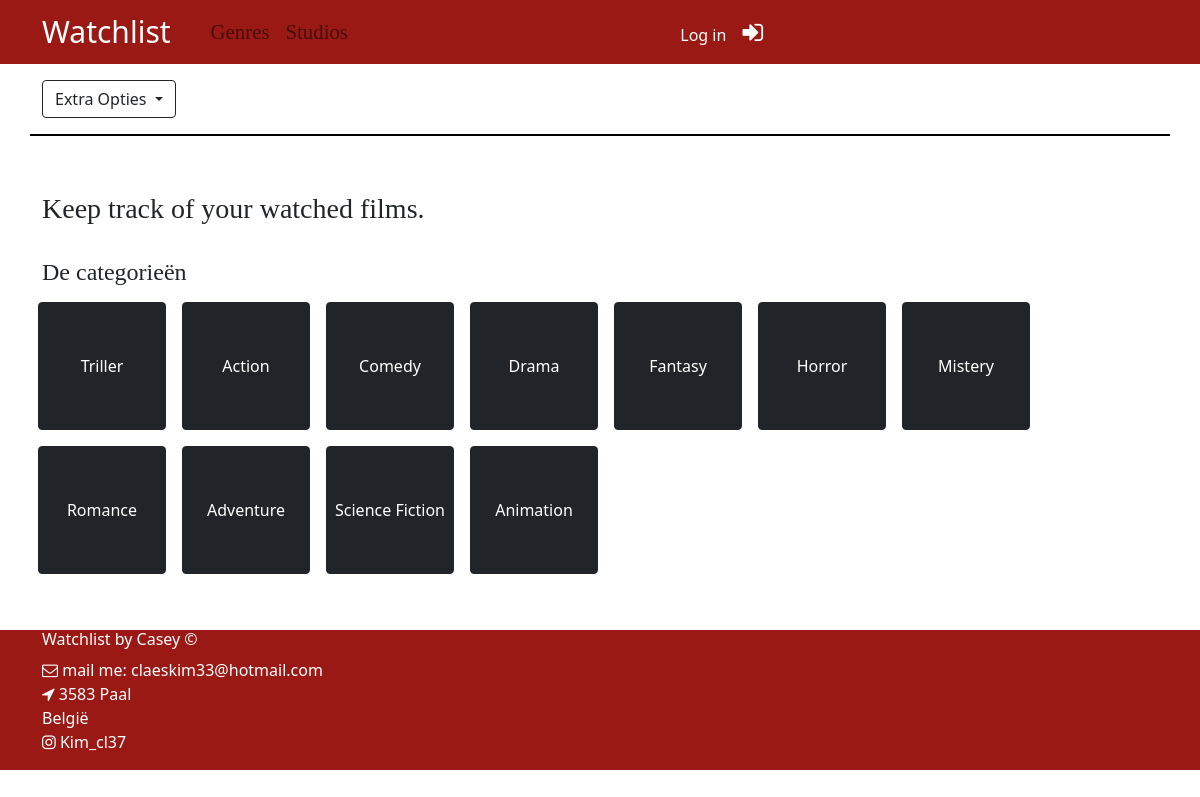
Page /categorieKeuze.php on the committed database.
### tables this page shows
CREATE TABLE IF NOT EXISTS `Categorieen` (
  `categorieId` INT NOT NULL AUTO_INCREMENT,
  `naam` VARCHAR(45) NOT NULL,
  PRIMARY KEY (`categorieId`));

### categorieKeuze.php (called while the page is built, shortened)
<?PHP
require_once __DIR__.'/Business/CategorieService.php';
$categorieService = new CategorieService();
$categories = $categorieService->getCategorieOverzicht();
include("presentation/categorieKeuze.php");

### Data/CategorieDAO.php (called while the page is built, shortened)
<?php
require_once __DIR__ . '/../entities/Categorie.php';
class CategorieDAO {
    public function getAll(): Array {
        $sql = "select categorieId, naam from categorieen";
        $dbh = new PDO(DBConfig::$DB_CONNSTRING,DBConfig::$DB_USERNAME, DBConfig::$DB_PASSWORD);
        $resultSet = $dbh->query($sql);
        $lijst = array();
        foreach($resultSet as $rij) {
            $categorie = Categorie::create((int)$rij["categorieId"], $rij["naam"]);
            array_push($lijst, $categorie);
        }
        return $lijst;
    }
}

### Business/CategorieService.php (called while the page is built, shortened)
<?php
require_once __DIR__ .'/../entities/Categorie.php';
require_once __DIR__.'/../Data/CategorieDAO.php';
class CategorieService {
    public function getCategorieOverzicht() : array {
        $categorieDAO = new CategorieDAO();
        $lijst = $categorieDAO->getAll();
        return $lijst;
    }
}

### Entities/Categorie.php (called while the page is built, shortened)
<?php
class Categorie {
    private static $idMap = array();
    private int $categorieId;
    private string $naam;
    public function __construct(int $categorieId, string $naam) {
        $this->categorieId = $categorieId;
        $this->naam = $naam;
    }
    public static function create(int $categorieId, string $naam) {
        if (!isset(self::$idMap[$categorieId])) {
            self::$idMap[$categorieId] = new Categorie ($categorieId, $naam);
        }
        return self::$idMap[$categorieId];
    }
    public function getId(): int {
        return $this->categorieId;
    }
    public function getNaam() : string {
        return $this->naam;
    }
}

### Presentation/CategorieKeuze.php (the view)
<?php
require_once('header.php');
echo "<link rel='stylesheet' type='text/css' href='presentation/css/index.css' />";
?>
<section class="container">
        <div class="welkom">
            <br>
            <h3>Keep track of your watched films.</h3>
        </div>
</section>
<br>
<section class="container">
    <h4>De categorieën</h4>
    <div class="categoryButton row">
        <?php foreach($categories as $categorie) {
            ?>
            <button type="button"  class="btn btn-dark">
                <a href="films.php?id=<?php print($categorie->getId());?>"><?php print($categorie->getNaam());?></a>
            </button>
        <?php
        } ?>
    </div>
    <br><br>
</section>
<?php
require_once('footer.php');
?>

### Presentation/css/headerfooter.css (style rules this page uses)
a { text-decoration: none; color: white; }

### Presentation/css/index.css (style rules this page uses)
h1, h2, h3, h4, h5 { font-family: 'garamond serif'; }
.welkom { margin-top: 2em; font-size: 1em; font-family: 'garamond serif'; }
.btn-dark { margin: 0.5em; padding: 0.5em; width: 8em; height: 8em; }
.btn-dark a { text-decoration: none; }

### rows in the picture
categorieen: naam "Triller"
categorieen: naam "Action"
categorieen: naam "Comedy"
categorieen: naam "Drama"
categorieen: naam "Fantasy"
categorieen: naam "Horror"
categorieen: naam "Mistery"
categorieen: naam "Romance"
categorieen: naam "Adventure"
categorieen: naam "Science Fiction"
categorieen: naam "Animation"
